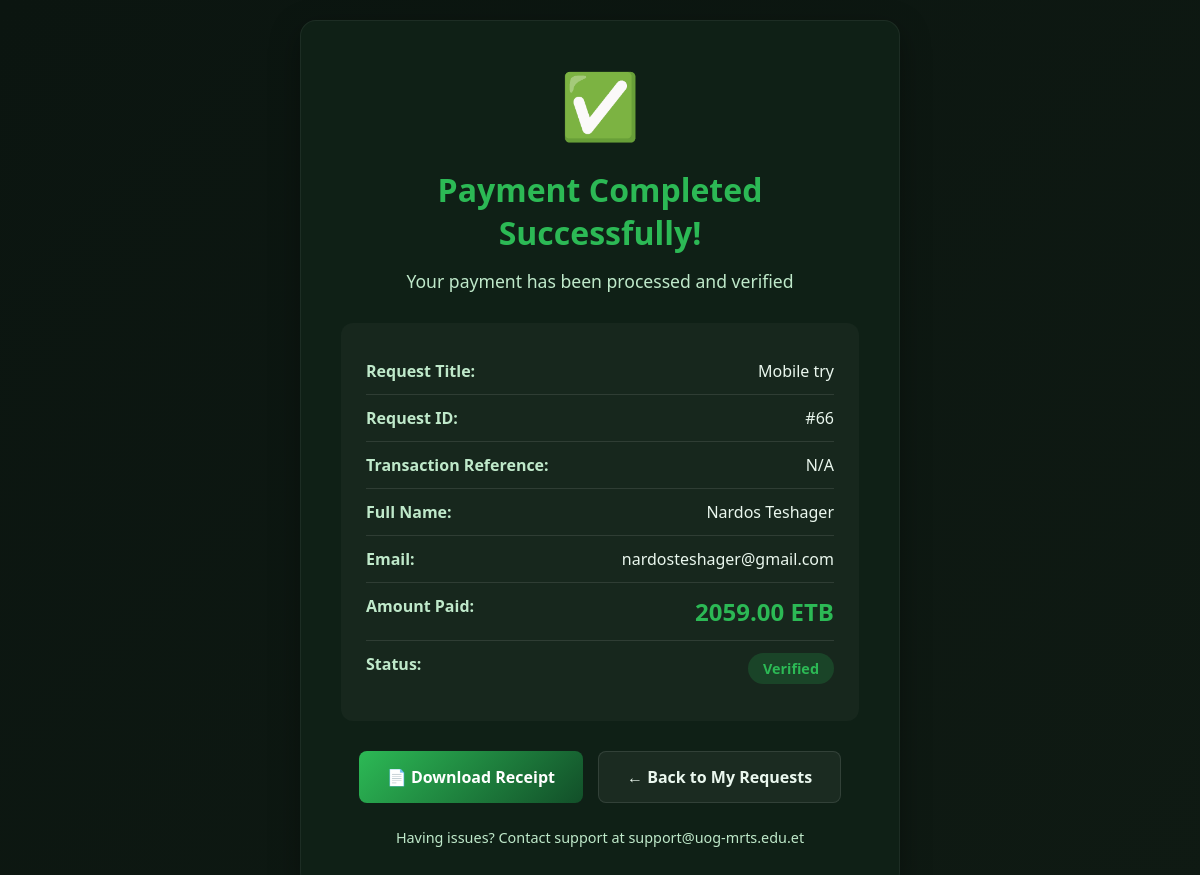
The app's page /dashboard/external_payment_success.php?request_id=66 (signed in) with its own data.
### tables this page shows
CREATE TABLE IF NOT EXISTS `requests` (
  `id` int NOT NULL AUTO_INCREMENT,
  `requested_by` int DEFAULT NULL,
  `issue_title` varchar(255) DEFAULT NULL,
  `issue_description` text,
  `category` varchar(100) DEFAULT NULL,
  `campus` varchar(100) DEFAULT NULL,
  `building_number` varchar(50) DEFAULT NULL,
  `room_number` varchar(50) DEFAULT NULL,
  `image_path` varchar(255) DEFAULT NULL,
  `audio_path` varchar(255) DEFAULT NULL,
  `video_path` varchar(255) DEFAULT NULL,
  `assigned_technician_id` int DEFAULT NULL,
  `created_at` timestamp NULL DEFAULT CURRENT_TIMESTAMP,
  `user_type` enum('staff','external') DEFAULT 'staff',
  `status` enum('Pending Assignment','Assigned','In Progress','Completed') NOT NULL DEFAULT 'Pending Assignment',
  `price_status` enum('Not Set','Pending Payment','Paid','Verified') DEFAULT NULL,
  PRIMARY KEY (`id`),
  KEY `requested_by` (`requested_by`)
);

CREATE TABLE IF NOT EXISTS `paymentproof` (
  `id` int NOT NULL AUTO_INCREMENT,
  `request_id` int NOT NULL,
  `price` decimal(10,2) DEFAULT NULL,
  `payment_instructions` varchar(255) DEFAULT NULL,
  `payment_code` varchar(100) DEFAULT NULL,
  `payment_screenshot_path` varchar(255) DEFAULT NULL,
  `verified_status` enum('Pending','Waiting Payment','Pending Payment Verification','Verified','Rejected') NOT NULL DEFAULT 'Pending',
  `created_at` timestamp NULL DEFAULT CURRENT_TIMESTAMP,
  `tx_ref` varchar(100) DEFAULT NULL,
  PRIMARY KEY (`id`),
  KEY `request_id` (`request_id`)
);

CREATE TABLE IF NOT EXISTS `users` (
  `id` int NOT NULL AUTO_INCREMENT,
  `fullname` varchar(100) DEFAULT NULL,
  `username` varchar(100) DEFAULT NULL,
  `email` varchar(100) DEFAULT NULL,
  `phone` varchar(20) DEFAULT NULL,
  `telegram` varchar(100) DEFAULT NULL,
  `role` varchar(50) DEFAULT NULL,
  `specialization` varchar(100) DEFAULT NULL,
  `password` varchar(255) DEFAULT NULL,
  `is_approved` tinyint(1) DEFAULT '0',
  `temp_password_flag` tinyint(1) DEFAULT '0',
  `account_status` enum('enabled','disabled') NOT NULL DEFAULT 'enabled',
  `failed_attempts` int NOT NULL DEFAULT '0',
  `last_failed_login` datetime DEFAULT NULL,
  `profile_image` varchar(255) DEFAULT NULL,
  PRIMARY KEY (`id`)
);

### dashboard/external_payment_success.php (the view, shortened to what this page needs)
<?php
$conn = new mysqli("localhost", "root", "", "test_uog");
$request_id = $_GET['request_id'] ?? null;
if ($request_id) {
    $stmt = $conn->prepare("
        SELECT r.id AS request_id, r.price_status, r.issue_title,
               u.fullname, u.email,
               p.verified_status, p.tx_ref, p.price
        FROM requests r
        INNER JOIN users u ON r.requested_by = u.id
        LEFT JOIN paymentproof p ON r.id = p.request_id
        WHERE r.id = ?
    ");
    $stmt->bind_param("i", $request_id);
    $stmt->execute();
    $result = $stmt->get_result();
    $payment = $result->fetch_assoc();
} else {
    echo "<p>❌ Invalid request. Missing Request ID.</p>";
    exit;
}
?>
<!DOCTYPE html>
<html lang="en">
<head>
    <link rel="stylesheet" href="https://cdnjs.cloudflare.com/ajax/libs/font-awesome/6.4.0/css/all.min.css">
      <link rel="stylesheet" href="external_payment_success.css">
</head>
<body>
    <div class="container">
        <div class="success-card">
            <div class="success-icon">✅</div>
            <h1>Payment Completed Successfully!</h1>
            <p class="subtitle">Your payment has been processed and verified</p>
            <div class="payment-details">
                <div class="detail-row">
                    <span class="detail-label">Request Title:</span>
                    <span class="detail-value"><?php echo htmlspecialchars($payment['issue_title'] ?? 'Maintenance Request'); ?></span>
                </div>
                <div class="detail-row">
                    <span class="detail-label">Request ID:</span>
                    <span class="detail-value">#<?php echo htmlspecialchars($payment['request_id']); ?></span>
                </div>
                <div class="detail-row">
                    <span class="detail-label">Transaction Reference:</span>
                    <span class="detail-value"><?php echo htmlspecialchars($payment['tx_ref'] ?? 'N/A'); ?></span>
                </div>
                <div class="detail-row">
                    <span class="detail-label">Full Name:</span>
                    <span class="detail-value"><?php echo htmlspecialchars($payment['fullname']); ?></span>
                </div>
                <div class="detail-row">
                    <span class="detail-label">Email:</span>
                    <span class="detail-value"><?php echo htmlspecialchars($payment['email']); ?></span>
                </div>
                <div class="detail-row">
                    <span class="detail-label">Amount Paid:</span>
                    <span class="detail-value amount"><?php echo htmlspecialchars($payment['price'] ?? $payment['price_status']); ?> ETB</span>
                </div>
                <div class="detail-row">
                    <span class="detail-label">Status:</span>
                    <span class="detail-value">
                        <span class="status-badge"><?php echo htmlspecialchars($payment['verified_status']); ?></span>
                    </span>
                </div>
            </div>
            <div class="action-buttons">
                <a href='generate_receipt.php?request_id=<?php echo urlencode($request_id); ?>' target='_blank' class="btn btn-primary">
                    📄 Download Receipt
                </a>
                <a href='view_requests.php' class="btn btn-secondary">
                    ← Back to My Requests
                </a>
            </div>
            <p class="support-note">
                Having issues? Contact support at support@uog-mrts.edu.et
            </p>
        </div>
    </div>
</body>
</html>

### dashboard/external_payment_success.css (style rules this page uses)
:root { --green-apple: #2CB955; --green-dark: #124F29; --bg: #0b1510; --text: #eaf7ee; --muted: #bfe9ca; --card: #0f2016; --shadow: 0 10px 30px rgba(0,0,0,.35); --radius: 16px; }
* { margin: 0; padding: 0; box-sizing: border-box; font-family: 'Segoe UI', Tahoma, Geneva, Verdana, sans-serif; }
body { background: linear-gradient(135deg, var(--bg), #0f1a13); color: var(--text); min-height: 100vh; display: flex; flex-direction: column; align-items: center; justify-content: center; padding: 20px; }
.container { max-width: 600px; width: 100%; }
.success-card { background: var(--card); padding: 40px; border-radius: var(--radius); border: 1px solid rgba(255,255,255,.06); box-shadow: var(--shadow); text-align: center; margin-bottom: 30px; }
.success-icon { font-size: 4rem; margin-bottom: 20px; color: var(--green-apple); }
h1 { color: var(--green-apple); margin-bottom: 15px; font-size: 2rem; }
.subtitle { color: var(--muted); margin-bottom: 30px; font-size: 1.1rem; }
.payment-details { background: rgba(255, 255, 255, 0.03); border-radius: 12px; padding: 25px; margin: 25px 0; text-align: left; }
.detail-row { display: flex; justify-content: space-between; padding: 12px 0; border-bottom: 1px solid rgba(255,255,255,.1); }
.detail-row:last-child { border-bottom: none; }
.detail-label { color: var(--muted); font-weight: 600; }
.detail-value { color: var(--text); font-weight: 500; }
.amount { font-size: 1.5rem; font-weight: bold; color: var(--green-apple); }
.status-badge { display: inline-block; background: rgba(44, 185, 85, 0.2); color: var(--green-apple); padding: 6px 15px; border-radius: 20px; font-weight: 600; font-size: 0.9rem; }
.action-buttons { display: flex; gap: 15px; justify-content: center; margin-top: 30px; }
.btn { padding: 14px 28px; border-radius: 8px; font-weight: 600; text-decoration: none; transition: all 0.3s ease; display: inline-flex; align-items: center; justify-content: center; gap: 8px; }
.btn-primary { background: linear-gradient(135deg, var(--green-apple), var(--green-dark)); color: white; border: none; cursor: pointer; }
.btn-secondary { background: rgba(255, 255, 255, 0.05); color: var(--text); border: 1px solid rgba(255,255,255,.1); }
.support-note { margin-top: 25px; color: var(--muted); font-size: 0.9rem; text-align: center; }

### records on screen
requests: issue_title "Mobile try", id "66", paymentproof.tx_ref "N/A", users.fullname "Nardos Teshager", users.email "nardosteshager@gmail.com", paymentproof.price "2059.00", paymentproof.verified_status "Verified"
